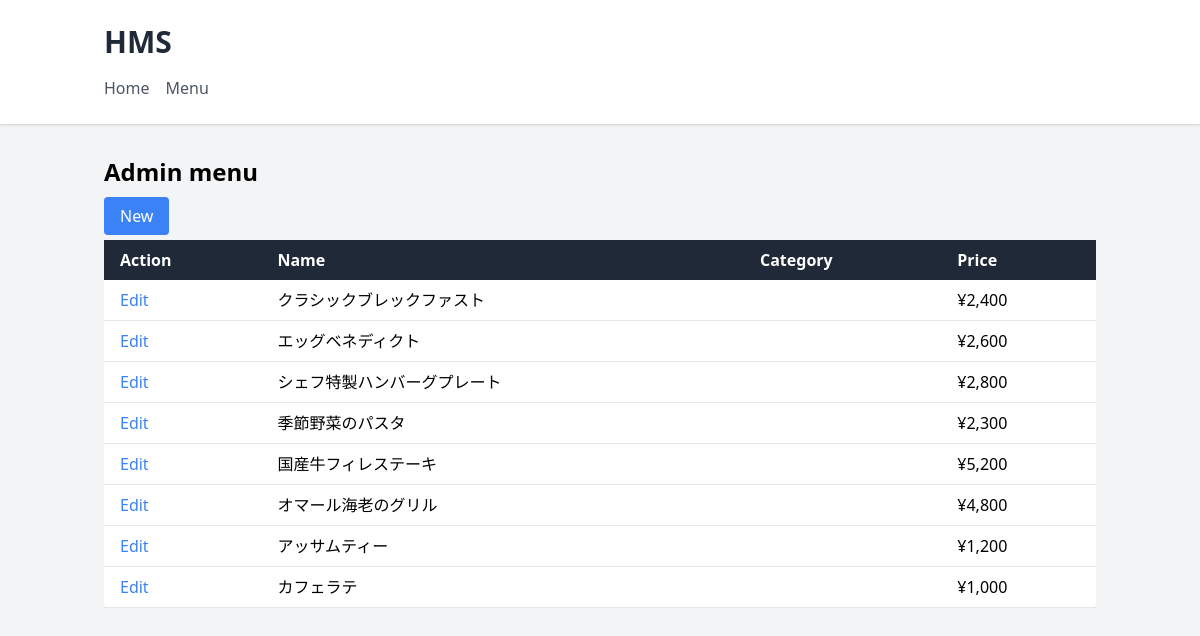
Screenshot of /admin/menu/ with the database file from the repository.
### tables this page shows
CREATE TABLE menus (
    id BIGINT UNSIGNED AUTO_INCREMENT PRIMARY KEY COMMENT 'ID',
    name VARCHAR(255) NOT NULL COMMENT '名称',
    category_id BIGINT UNSIGNED NOT NULL COMMENT 'カテゴリID',
    price INT NOT NULL COMMENT '価格',
    stock INT NOT NULL COMMENT '在庫',
    summary TEXT COMMENT 'サマリー',
    description TEXT COMMENT '説明',
    image_name TEXT COMMENT '画像名',
    is_room_service TINYINT(1) NOT NULL DEFAULT 0 COMMENT 'ルームサービスフラグ',
    calories INT COMMENT 'カロリー',
    created_at DATETIME NOT NULL DEFAULT CURRENT_TIMESTAMP COMMENT '作成日',
    updated_at DATETIME NOT NULL DEFAULT CURRENT_TIMESTAMP ON UPDATE CURRENT_TIMESTAMP COMMENT '更新日',
    
     
    CONSTRAINT fk_menus_category_id
        FOREIGN KEY (category_id)
        REFERENCES categories(id)
        ON DELETE CASCADE
);

### lib/DB.php (called while the page is built, shortened)
<?php
class DB
{
    function __construct()
    {
        $db_connection = DB_CONNECTION;
        $db_name = DB_DATABASE;
        $db_host = DB_HOST;
        $db_port = DB_PORT;
        $db_user = DB_USERNAME;
        $db_password = DB_PASSWORD;
        $dsn = "{$db_connection}:dbname={$db_name};host={$db_host};charset=utf8;port={$db_port}";
        try {
            $this->pdo = new PDO($dsn, $db_user, $db_password);
        } catch (PDOException $e) {
            echo "接続失敗: " . $e->getMessage();
            echo $dsn;
            exit;
        }
    }
}

### app/models/Menu.php (called while the page is built, shortened)
<?php
class Menu extends DB
{
    public $table_name = "menus";
    public function get($limit = 20)
    {
        $sql = "SELECT * FROM {$this->table_name} LIMIT {$limit}";
        $stmt = $this->pdo->prepare($sql);
        $stmt->execute();
        $this->values = $stmt->fetchAll();
        return $this->values;
    }
}

### admin/menu/index.php (the view, shortened to what this page needs)
<?php
$menu = new menu();
$menu->get();
$category = new Category();
$categories = $category->pluck();
?>
<!DOCTYPE html>
<html lang="en">
<?php include('../../components/admin_head.php') ?>
<body class="bg-gray-100">
    <?php include('../../components/admin_nav.php') ?>
    <main class="container mx-auto px-4 py-8">
        <h1 class="text-2xl font-bold mb-4">Admin menu</h1>
        <div class="mt-3 mb-3">
            <a href="admin/menu/input.php" class="bg-blue-500 text-white py-2 px-4 rounded">New</a>
        </div>
        <div class="overflow-x-auto">
            <table class="min-w-full bg-white shadow-md rounded">
                <thead>
                    <tr class="bg-gray-800 text-white">
                        <th class="py-2 px-4 text-left">Action</th>
                        <th class="py-2 px-4 text-left">Name</th>
                        <th class="py-2 px-4 text-left">Category</th>
                        <th class="py-2 px-4 text-left">Price</th>
                    </tr>
                </thead>
                <tbody>
                    <?php if ($menu->values): ?>
                    <?php foreach($menu->values as $value): ?>
                    <tr class="border-b">
                        <td class="py-2 px-4"><a href="admin/menu/edit.php?id=<?= $value['id'] ?>" class="text-blue-500 hover:underline">Edit</a></td>
                        <td class="py-2 px-4"><?= $value['name'] ?></td>
                        <td class="py-2 px-4"><?= $categories[$value['category_id']] ?></td>
                        <td class="py-2 px-4">&yen;<?= number_format($value['price']) ?></td>
                    </tr>
                    <?php endforeach ?>
                    <?php endif ?>
                </tbody>
            </table>
        </div>
    </main>
</body>
</html>

### components/admin_head.php (shortened to what this page needs)
<head>
    <link href="https://cdnjs.cloudflare.com/ajax/libs/tailwindcss/2.2.19/tailwind.min.css" rel="stylesheet">
</head>

### components/admin_nav.php
<header class="bg-white shadow">
    <div class="container mx-auto px-4 py-6">
        <h1 class="text-3xl font-bold text-gray-800"><?= SITE_TITLE ?></h1>
        <nav class="mt-4">
            <ul class="flex space-x-4">
                <li><a href="admin/" class="text-gray-600 hover:text-gray-800">Home</a></li>
                <li><a href="admin/menu/" class="text-gray-600 hover:text-gray-800">Menu</a></li>
            </ul>
        </nav>
    </div>
</header>

### rows the page displays
menus: name "クラシックブレックファスト", price "2,400"
menus: name "エッグベネディクト", price "2,600"
menus: name "シェフ特製ハンバーグプレート", price "2,800"
menus: name "季節野菜のパスタ", price "2,300"
menus: name "国産牛フィレステーキ", price "5,200"
menus: name "オマール海老のグリル", price "4,800"
menus: name "アッサムティー", price "1,200"
menus: name "カフェラテ", price "1,000"

### other values shown
SITE_TITLE "HMS"
